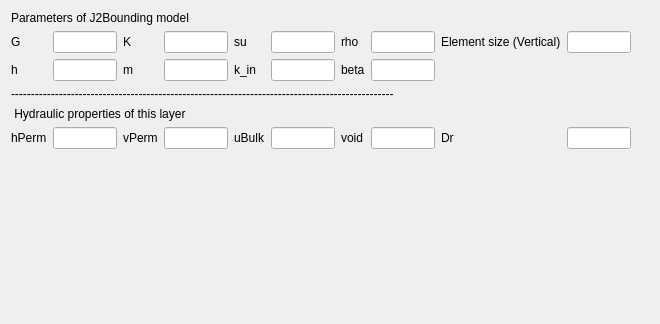
<?xml version="1.0" encoding="UTF-8"?>
<ui version="4.0">
 <class>J2BoundingUi</class>
 <widget class="QDialog" name="J2BoundingUi">
  <property name="geometry">
   <rect>
    <x>0</x>
    <y>0</y>
    <width>660</width>
    <height>324</height>
   </rect>
  </property>
  <property name="windowTitle">
   <string>Dialog</string>
  </property>
  <layout class="QGridLayout" name="gridLayout">
   <item row="1" column="6">
    <widget class="QLabel" name="rho_2">
     <property name="text">
      <string>rho</string>
     </property>
     <property name="alignment">
      <set>Qt::AlignLeading|Qt::AlignLeft|Qt::AlignVCenter</set>
     </property>
    </widget>
   </item>
   <item row="1" column="7">
    <widget class="QLineEdit" name="rho">
     <property name="sizePolicy">
      <sizepolicy hsizetype="Preferred" vsizetype="Fixed">
       <horstretch>0</horstretch>
       <verstretch>0</verstretch>
      </sizepolicy>
     </property>
     <property name="alignment">
      <set>Qt::AlignCenter</set>
     </property>
    </widget>
   </item>
   <item row="5" column="4">
    <widget class="QLabel" name="uBulk_2">
     <property name="text">
      <string>uBulk</string>
     </property>
     <property name="alignment">
      <set>Qt::AlignLeading|Qt::AlignLeft|Qt::AlignVCenter</set>
     </property>
    </widget>
   </item>
   <item row="5" column="5">
    <widget class="QLineEdit" name="uBulk">
     <property name="sizePolicy">
      <sizepolicy hsizetype="Preferred" vsizetype="Fixed">
       <horstretch>0</horstretch>
       <verstretch>0</verstretch>
      </sizepolicy>
     </property>
     <property name="alignment">
      <set>Qt::AlignCenter</set>
     </property>
    </widget>
   </item>
   <item row="5" column="2">
    <widget class="QLabel" name="vPerm_2">
     <property name="text">
      <string>vPerm</string>
     </property>
     <property name="alignment">
      <set>Qt::AlignLeading|Qt::AlignLeft|Qt::AlignVCenter</set>
     </property>
    </widget>
   </item>
   <item row="1" column="3">
    <widget class="QLineEdit" name="K">
     <property name="sizePolicy">
      <sizepolicy hsizetype="Preferred" vsizetype="Fixed">
       <horstretch>0</horstretch>
       <verstretch>0</verstretch>
      </sizepolicy>
     </property>
     <property name="alignment">
      <set>Qt::AlignCenter</set>
     </property>
    </widget>
   </item>
   <item row="1" column="8">
    <widget class="QLabel" name="eSizeLabel">
     <property name="text">
      <string>Element size (Vertical)</string>
     </property>
     <property name="alignment">
      <set>Qt::AlignLeading|Qt::AlignLeft|Qt::AlignVCenter</set>
     </property>
    </widget>
   </item>
   <item row="3" column="0" colspan="13">
    <widget class="QLabel" name="line1_2">
     <property name="text">
      <string>------------------------------------------------------------------------------------------------</string>
     </property>
    </widget>
   </item>
   <item row="2" column="1">
    <widget class="QLineEdit" name="h">
     <property name="sizePolicy">
      <sizepolicy hsizetype="Preferred" vsizetype="Fixed">
       <horstretch>0</horstretch>
       <verstretch>0</verstretch>
      </sizepolicy>
     </property>
     <property name="alignment">
      <set>Qt::AlignCenter</set>
     </property>
    </widget>
   </item>
   <item row="1" column="1">
    <widget class="QLineEdit" name="G">
     <property name="sizePolicy">
      <sizepolicy hsizetype="Preferred" vsizetype="Fixed">
       <horstretch>0</horstretch>
       <verstretch>0</verstretch>
      </sizepolicy>
     </property>
     <property name="alignment">
      <set>Qt::AlignCenter</set>
     </property>
    </widget>
   </item>
   <item row="1" column="2">
    <widget class="QLabel" name="K_2">
     <property name="text">
      <string>K</string>
     </property>
     <property name="alignment">
      <set>Qt::AlignLeading|Qt::AlignLeft|Qt::AlignVCenter</set>
     </property>
    </widget>
   </item>
   <item row="2" column="2">
    <widget class="QLabel" name="m_2">
     <property name="text">
      <string>m</string>
     </property>
     <property name="alignment">
      <set>Qt::AlignLeading|Qt::AlignLeft|Qt::AlignVCenter</set>
     </property>
    </widget>
   </item>
   <item row="0" column="0" colspan="7">
    <widget class="QLabel" name="label_34">
     <property name="text">
      <string>Parameters of J2Bounding model </string>
     </property>
    </widget>
   </item>
   <item row="5" column="9">
    <widget class="QLineEdit" name="Dr">
     <property name="sizePolicy">
      <sizepolicy hsizetype="Preferred" vsizetype="Fixed">
       <horstretch>0</horstretch>
       <verstretch>0</verstretch>
      </sizepolicy>
     </property>
     <property name="alignment">
      <set>Qt::AlignCenter</set>
     </property>
    </widget>
   </item>
   <item row="1" column="9">
    <widget class="QLineEdit" name="eSize">
     <property name="sizePolicy">
      <sizepolicy hsizetype="Preferred" vsizetype="Fixed">
       <horstretch>0</horstretch>
       <verstretch>0</verstretch>
      </sizepolicy>
     </property>
     <property name="alignment">
      <set>Qt::AlignCenter</set>
     </property>
    </widget>
   </item>
   <item row="6" column="5">
    <spacer name="verticalSpacer">
     <property name="orientation">
      <enum>Qt::Vertical</enum>
     </property>
     <property name="sizeHint" stdset="0">
      <size>
       <width>20</width>
       <height>40</height>
      </size>
     </property>
    </spacer>
   </item>
   <item row="5" column="6">
    <widget class="QLabel" name="evoid_2">
     <property name="text">
      <string>void</string>
     </property>
     <property name="alignment">
      <set>Qt::AlignLeading|Qt::AlignLeft|Qt::AlignVCenter</set>
     </property>
    </widget>
   </item>
   <item row="2" column="4">
    <widget class="QLabel" name="k_in_2">
     <property name="text">
      <string>k_in</string>
     </property>
     <property name="alignment">
      <set>Qt::AlignLeading|Qt::AlignLeft|Qt::AlignVCenter</set>
     </property>
    </widget>
   </item>
   <item row="2" column="7">
    <widget class="QLineEdit" name="beta">
     <property name="sizePolicy">
      <sizepolicy hsizetype="Preferred" vsizetype="Fixed">
       <horstretch>0</horstretch>
       <verstretch>0</verstretch>
      </sizepolicy>
     </property>
     <property name="alignment">
      <set>Qt::AlignCenter</set>
     </property>
    </widget>
   </item>
   <item row="4" column="0" colspan="12">
    <widget class="QLabel" name="hydraulicLabel">
     <property name="text">
      <string> Hydraulic properties of this layer</string>
     </property>
    </widget>
   </item>
   <item row="2" column="3">
    <widget class="QLineEdit" name="m">
     <property name="sizePolicy">
      <sizepolicy hsizetype="Preferred" vsizetype="Fixed">
       <horstretch>0</horstretch>
       <verstretch>0</verstretch>
      </sizepolicy>
     </property>
     <property name="alignment">
      <set>Qt::AlignCenter</set>
     </property>
    </widget>
   </item>
   <item row="1" column="0">
    <widget class="QLabel" name="G_2">
     <property name="text">
      <string>G</string>
     </property>
     <property name="alignment">
      <set>Qt::AlignLeading|Qt::AlignLeft|Qt::AlignVCenter</set>
     </property>
    </widget>
   </item>
   <item row="2" column="6">
    <widget class="QLabel" name="beta_2">
     <property name="text">
      <string>beta</string>
     </property>
     <property name="alignment">
      <set>Qt::AlignLeading|Qt::AlignLeft|Qt::AlignVCenter</set>
     </property>
    </widget>
   </item>
   <item row="5" column="3">
    <widget class="QLineEdit" name="vPerm">
     <property name="sizePolicy">
      <sizepolicy hsizetype="Preferred" vsizetype="Fixed">
       <horstretch>0</horstretch>
       <verstretch>0</verstretch>
      </sizepolicy>
     </property>
     <property name="alignment">
      <set>Qt::AlignCenter</set>
     </property>
    </widget>
   </item>
   <item row="5" column="7">
    <widget class="QLineEdit" name="evoid">
     <property name="sizePolicy">
      <sizepolicy hsizetype="Preferred" vsizetype="Fixed">
       <horstretch>0</horstretch>
       <verstretch>0</verstretch>
      </sizepolicy>
     </property>
     <property name="alignment">
      <set>Qt::AlignCenter</set>
     </property>
    </widget>
   </item>
   <item row="2" column="0">
    <widget class="QLabel" name="h_2">
     <property name="text">
      <string>h</string>
     </property>
     <property name="alignment">
      <set>Qt::AlignLeading|Qt::AlignLeft|Qt::AlignVCenter</set>
     </property>
    </widget>
   </item>
   <item row="5" column="0">
    <widget class="QLabel" name="hPerm_2">
     <property name="text">
      <string>hPerm</string>
     </property>
     <property name="alignment">
      <set>Qt::AlignLeading|Qt::AlignLeft|Qt::AlignVCenter</set>
     </property>
    </widget>
   </item>
   <item row="1" column="5">
    <widget class="QLineEdit" name="su">
     <property name="sizePolicy">
      <sizepolicy hsizetype="Preferred" vsizetype="Fixed">
       <horstretch>0</horstretch>
       <verstretch>0</verstretch>
      </sizepolicy>
     </property>
     <property name="alignment">
      <set>Qt::AlignCenter</set>
     </property>
    </widget>
   </item>
   <item row="5" column="8">
    <widget class="QLabel" name="Dr_2">
     <property name="text">
      <string>Dr</string>
     </property>
     <property name="alignment">
      <set>Qt::AlignLeading|Qt::AlignLeft|Qt::AlignVCenter</set>
     </property>
    </widget>
   </item>
   <item row="2" column="5">
    <widget class="QLineEdit" name="k_in">
     <property name="sizePolicy">
      <sizepolicy hsizetype="Preferred" vsizetype="Fixed">
       <horstretch>0</horstretch>
       <verstretch>0</verstretch>
      </sizepolicy>
     </property>
     <property name="alignment">
      <set>Qt::AlignCenter</set>
     </property>
    </widget>
   </item>
   <item row="5" column="1">
    <widget class="QLineEdit" name="hPerm">
     <property name="sizePolicy">
      <sizepolicy hsizetype="Preferred" vsizetype="Fixed">
       <horstretch>0</horstretch>
       <verstretch>0</verstretch>
      </sizepolicy>
     </property>
     <property name="alignment">
      <set>Qt::AlignCenter</set>
     </property>
    </widget>
   </item>
   <item row="1" column="4">
    <widget class="QLabel" name="su_2">
     <property name="text">
      <string>su</string>
     </property>
     <property name="alignment">
      <set>Qt::AlignLeading|Qt::AlignLeft|Qt::AlignVCenter</set>
     </property>
    </widget>
   </item>
   <item row="1" column="10">
    <spacer name="horizontalSpacer">
     <property name="orientation">
      <enum>Qt::Horizontal</enum>
     </property>
     <property name="sizeHint" stdset="0">
      <size>
       <width>40</width>
       <height>20</height>
      </size>
     </property>
    </spacer>
   </item>
  </layout>
 </widget>
 <resources/>
 <connections/>
</ui>
